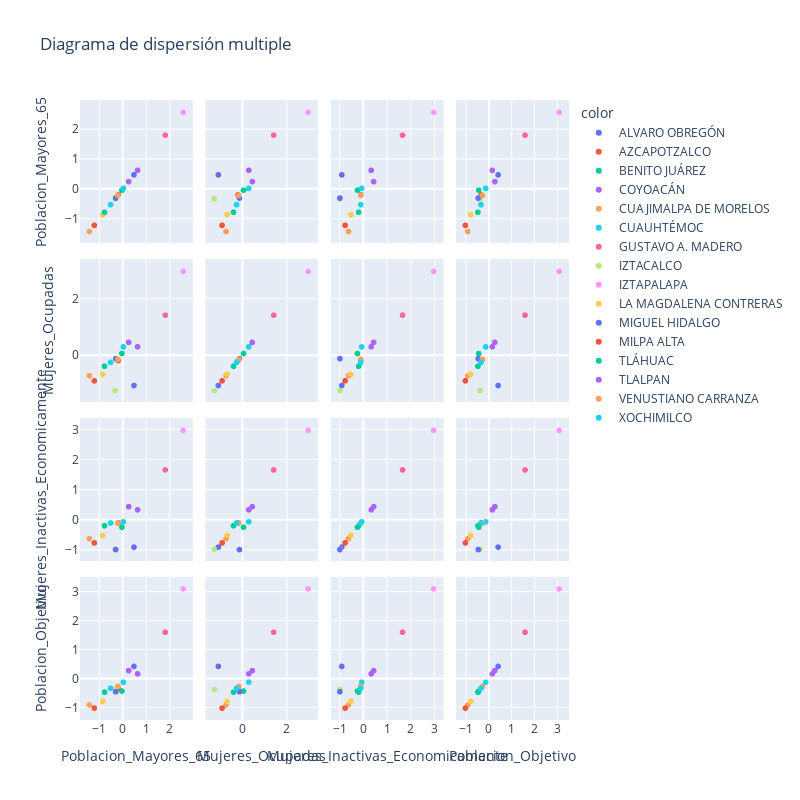

Source (notebook cell):
### Code cell
plot_relations(datos_z,datos_z.columns[1:5],datos['Alcaldia'])

### Figure 1 — Plotly figure (JSON) as saved in the notebook; plotly's stock layout.template omitted (floating-point values rounded to 4 significant figures)
{"data": [{"dimensions": [{"axis": {"matches": true}, "label": "Poblacion_Mayores_65", "values": [0.4836]}, {"axis": {"matches": true}, "label": "Mujeres_Ocupadas", "values": [-1.056]}, {"axis": {"matches": true}, "label": "Mujeres_Inactivas_Economicamente", "values": [-0.893]}, {"axis": {"matches": true}, "label": "Poblacion_Objetivo", "values": [0.4163]}], "hovertemplate": "color=ALVARO OBREGÓN<br>%{xaxis.title.text}=%{x}<br>%{yaxis.title.text}=%{y}<extra></extra>", "legendgroup": "ALVARO OBREGÓN", "marker": {"color": "#636efa", "symbol": "circle"}, "name": "ALVARO OBREGÓN", "showlegend": true, "type": "splom"}, {"dimensions": [{"axis": {"matches": true}, "label": "Poblacion_Mayores_65", "values": [-0.1871]}, {"axis": {"matches": true}, "label": "Mujeres_Ocupadas", "values": [-0.1714]}, {"axis": {"matches": true}, "label": "Mujeres_Inactivas_Economicamente", "values": [-0.08734]}, {"axis": {"matches": true}, "label": "Poblacion_Objetivo", "values": [-0.3308]}], "hovertemplate": "color=AZCAPOTZALCO<br>%{xaxis.title.text}=%{x}<br>%{yaxis.title.text}=%{y}<extra></extra>", "legendgroup": "AZCAPOTZALCO", "marker": {"color": "#EF553B", "symbol": "circle"}, "name": "AZCAPOTZALCO", "showlegend": true, "type": "splom"}, {"dimensions": [{"axis": {"matches": true}, "label": "Poblacion_Mayores_65", "values": [-0.03118]}, {"axis": {"matches": true}, "label": "Mujeres_Ocupadas", "values": [0.07531]}, {"axis": {"matches": true}, "label": "Mujeres_Inactivas_Economicamente", "values": [-0.233]}, {"axis": {"matches": true}, "label": "Poblacion_Objetivo", "values": [-0.4347]}], "hovertemplate": "color=BENITO JUÁREZ<br>%{xaxis.title.text}=%{x}<br>%{yaxis.title.text}=%{y}<extra></extra>", "legendgroup": "BENITO JUÁREZ", "marker": {"color": "#00cc96", "symbol": "circle"}, "name": "BENITO JUÁREZ", "showlegend": true, "type": "splom"}, {"dimensions": [{"axis": {"matches": true}, "label": "Poblacion_Mayores_65", "values": [0.6373]}, {"axis": {"matches": true}, "label": "Mujeres_Ocupadas", "values": [0.3139]}, {"axis": {"matches": true}, "label": "Mujeres_Inactivas_Economicamente", "values": [0.3462]}, {"axis": {"matches": true}, "label": "Poblacion_Objetivo", "values": [0.1611]}], "hovertemplate": "color=COYOACÁN<br>%{xaxis.title.text}=%{x}<br>%{yaxis.title.text}=%{y}<extra></extra>", "legendgroup": "COYOACÁN", "marker": {"color": "#ab63fa", "symbol": "circle"}, "name": "COYOACÁN", "showlegend": true, "type": "splom"}, {"dimensions": [{"axis": {"matches": true}, "label": "Poblacion_Mayores_65", "values": [-1.419]}, {"axis": {"matches": true}, "label": "Mujeres_Ocupadas", "values": [-0.7114]}, {"axis": {"matches": true}, "label": "Mujeres_Inactivas_Economicamente", "values": [-0.6125]}, {"axis": {"matches": true}, "label": "Poblacion_Objetivo", "values": [-0.9151]}], "hovertemplate": "color=CUAJIMALPA DE MORELOS<br>%{xaxis.title.text}=%{x}<br>%{yaxis.title.text}=%{y}<extra></extra>", "legendgroup": "CUAJIMALPA DE MORELOS", "marker": {"color": "#FFA15A", "symbol": "circle"}, "name": "CUAJIMALPA DE MORELOS", "showlegend": true, "type": "splom"}, {"dimensions": [{"axis": {"matches": true}, "label": "Poblacion_Mayores_65", "values": [0.03132]}, {"axis": {"matches": true}, "label": "Mujeres_Ocupadas", "values": [0.3099]}, {"axis": {"matches": true}, "label": "Mujeres_Inactivas_Economicamente", "values": [-0.05369]}, {"axis": {"matches": true}, "label": "Poblacion_Objetivo", "values": [-0.1297]}], "hovertemplate": "color=CUAUHTÉMOC<br>%{xaxis.title.text}=%{x}<br>%{yaxis.title.text}=%{y}<extra></extra>", "legendgroup": "CUAUHTÉMOC", "marker": {"color": "#19d3f3", "symbol": "circle"}, "name": "CUAUHTÉMOC", "showlegend": true, "type": "splom"}, {"dimensions": [{"axis": {"matches": true}, "label": "Poblacion_Mayores_65", "values": [1.817]}, {"axis": {"matches": true}, "label": "Mujeres_Ocupadas", "values": [1.433]}, {"axis": {"matches": true}, "label": "Mujeres_Inactivas_Economicamente", "values": [1.67]}, {"axis": {"matches": true}, "label": "Poblacion_Objetivo", "values": [1.598]}], "hovertemplate": "color=GUSTAVO A. MADERO<br>%{xaxis.title.text}=%{x}<br>%{yaxis.title.text}=%{y}<extra></extra>", "legendgroup": "GUSTAVO A. MADERO", "marker": {"color": "#FF6692", "symbol": "circle"}, "name": "GUSTAVO A. MADERO", "showlegend": true, "type": "splom"}, {"dimensions": [{"axis": {"matches": true}, "label": "Poblacion_Mayores_65", "values": [-0.3212]}, {"axis": {"matches": true}, "label": "Mujeres_Ocupadas", "values": [-1.237]}, {"axis": {"matches": true}, "label": "Mujeres_Inactivas_Economicamente", "values": [-0.9662]}, {"axis": {"matches": true}, "label": "Poblacion_Objetivo", "values": [-0.3803]}], "hovertemplate": "color=IZTACALCO<br>%{xaxis.title.text}=%{x}<br>%{yaxis.title.text}=%{y}<extra></extra>", "legendgroup": "IZTACALCO", "marker": {"color": "#B6E880", "symbol": "circle"}, "name": "IZTACALCO", "showlegend": true, "type": "splom"}, {"dimensions": [{"axis": {"matches": true}, "label": "Poblacion_Mayores_65", "values": [2.58]}, {"axis": {"matches": true}, "label": "Mujeres_Ocupadas", "values": [2.981]}, {"axis": {"matches": true}, "label": "Mujeres_Inactivas_Economicamente", "values": [2.982]}, {"axis": {"matches": true}, "label": "Poblacion_Objetivo", "values": [3.096]}], "hovertemplate": "color=IZTAPALAPA<br>%{xaxis.title.text}=%{x}<br>%{yaxis.title.text}=%{y}<extra></extra>", "legendgroup": "IZTAPALAPA", "marker": {"color": "#FF97FF", "symbol": "circle"}, "name": "IZTAPALAPA", "showlegend": true, "type": "splom"}, {"dimensions": [{"axis": {"matches": true}, "label": "Poblacion_Mayores_65", "values": [-0.8542]}, {"axis": {"matches": true}, "label": "Mujeres_Ocupadas", "values": [-0.6606]}, {"axis": {"matches": true}, "label": "Mujeres_Inactivas_Economicamente", "values": [-0.5068]}, {"axis": {"matches": true}, "label": "Poblacion_Objetivo", "values": [-0.7871]}], "hovertemplate": "color=LA MAGDALENA CONTRERAS<br>%{xaxis.title.text}=%{x}<br>%{yaxis.title.text}=%{y}<extra></extra>", "legendgroup": "LA MAGDALENA CONTRERAS", "marker": {"color": "#FECB52", "symbol": "circle"}, "name": "LA MAGDALENA CONTRERAS", "showlegend": true, "type": "splom"}, {"dimensions": [{"axis": {"matches": true}, "label": "Poblacion_Mayores_65", "values": [-0.2955]}, {"axis": {"matches": true}, "label": "Mujeres_Ocupadas", "values": [-0.1069]}, {"axis": {"matches": true}, "label": "Mujeres_Inactivas_Economicamente", "values": [-0.9745]}, {"axis": {"matches": true}, "label": "Poblacion_Objetivo", "values": [-0.4595]}], "hovertemplate": "color=MIGUEL HIDALGO<br>%{xaxis.title.text}=%{x}<br>%{yaxis.title.text}=%{y}<extra></extra>", "legendgroup": "MIGUEL HIDALGO", "marker": {"color": "#636efa", "symbol": "circle"}, "name": "MIGUEL HIDALGO", "showlegend": true, "type": "splom"}, {"dimensions": [{"axis": {"matches": true}, "label": "Poblacion_Mayores_65", "values": [-1.209]}, {"axis": {"matches": true}, "label": "Mujeres_Ocupadas", "values": [-0.8906]}, {"axis": {"matches": true}, "label": "Mujeres_Inactivas_Economicamente", "values": [-0.7535]}, {"axis": {"matches": true}, "label": "Poblacion_Objetivo", "values": [-1.023]}], "hovertemplate": "color=MILPA ALTA<br>%{xaxis.title.text}=%{x}<br>%{yaxis.title.text}=%{y}<extra></extra>", "legendgroup": "MILPA ALTA", "marker": {"color": "#EF553B", "symbol": "circle"}, "name": "MILPA ALTA", "showlegend": true, "type": "splom"}, {"dimensions": [{"axis": {"matches": true}, "label": "Poblacion_Mayores_65", "values": [-0.7722]}, {"axis": {"matches": true}, "label": "Mujeres_Ocupadas", "values": [-0.376]}, {"axis": {"matches": true}, "label": "Mujeres_Inactivas_Economicamente", "values": [-0.183]}, {"axis": {"matches": true}, "label": "Poblacion_Objetivo", "values": [-0.4724]}], "hovertemplate": "color=TLÁHUAC<br>%{xaxis.title.text}=%{x}<br>%{yaxis.title.text}=%{y}<extra></extra>", "legendgroup": "TLÁHUAC", "marker": {"color": "#00cc96", "symbol": "circle"}, "name": "TLÁHUAC", "showlegend": true, "type": "splom"}, {"dimensions": [{"axis": {"matches": true}, "label": "Poblacion_Mayores_65", "values": [0.2575]}, {"axis": {"matches": true}, "label": "Mujeres_Ocupadas", "values": [0.4709]}, {"axis": {"matches": true}, "label": "Mujeres_Inactivas_Economicamente", "values": [0.4512]}, {"axis": {"matches": true}, "label": "Poblacion_Objetivo", "values": [0.2713]}], "hovertemplate": "color=TLALPAN<br>%{xaxis.title.text}=%{x}<br>%{yaxis.title.text}=%{y}<extra></extra>", "legendgroup": "TLALPAN", "marker": {"color": "#ab63fa", "symbol": "circle"}, "name": "TLALPAN", "showlegend": true, "type": "splom"}, {"dimensions": [{"axis": {"matches": true}, "label": "Poblacion_Mayores_65", "values": [-0.2017]}, {"axis": {"matches": true}, "label": "Mujeres_Ocupadas", "values": [-0.1347]}, {"axis": {"matches": true}, "label": "Mujeres_Inactivas_Economicamente", "values": [-0.09379]}, {"axis": {"matches": true}, "label": "Poblacion_Objetivo", "values": [-0.2723]}], "hovertemplate": "color=VENUSTIANO CARRANZA<br>%{xaxis.title.text}=%{x}<br>%{yaxis.title.text}=%{y}<extra></extra>", "legendgroup": "VENUSTIANO CARRANZA", "marker": {"color": "#FFA15A", "symbol": "circle"}, "name": "VENUSTIANO CARRANZA", "showlegend": true, "type": "splom"}, {"dimensions": [{"axis": {"matches": true}, "label": "Poblacion_Mayores_65", "values": [-0.5153]}, {"axis": {"matches": true}, "label": "Mujeres_Ocupadas", "values": [-0.2393]}, {"axis": {"matches": true}, "label": "Mujeres_Inactivas_Economicamente", "values": [-0.0919]}, {"axis": {"matches": true}, "label": "Poblacion_Objetivo", "values": [-0.3379]}], "hovertemplate": "color=XOCHIMILCO<br>%{xaxis.title.text}=%{x}<br>%{yaxis.title.text}=%{y}<extra></extra>", "legendgroup": "XOCHIMILCO", "marker": {"color": "#19d3f3", "symbol": "circle"}, "name": "XOCHIMILCO", "showlegend": true, "type": "splom"}], "layout": {"autosize": false, "dragmode": "select", "height": 800, "legend": {"title": {"text": "color"}, "tracegroupgap": 0}, "title": {"text": "Diagrama de dispersión multiple"}, "width": 800}}
